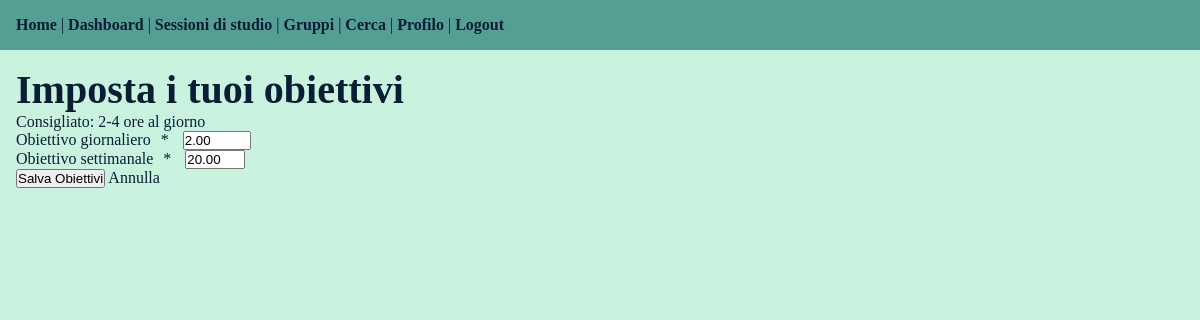
The app's page /users/profile/set-goal/ (signed in), older data.
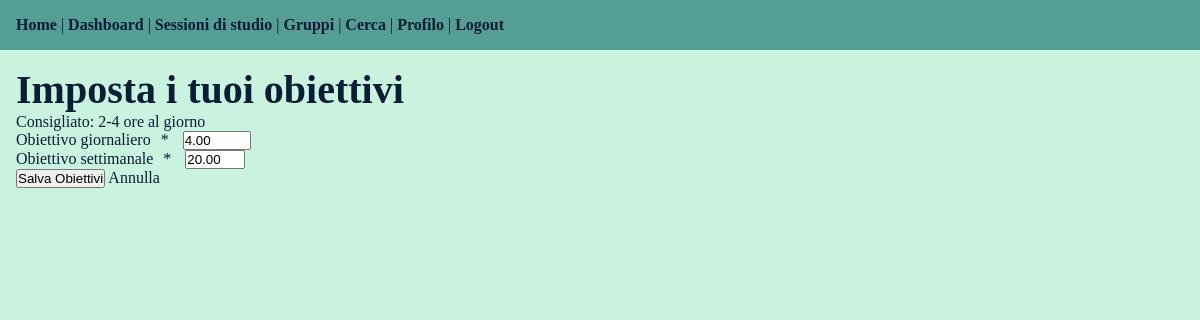
The same page, newer data.
### users/models.py (models this page shows, shortened)
class CustomUser(AbstractUser):
    USER_TYPE = (('Student', 'student'), ('Professional', 'professional'))
    user_type = models.CharField(max_length=20, choices=USER_TYPE, default='student')
    profile_picture = models.ImageField(upload_to='pfp', default='/pfp/nopfp.jpg')
    expertise_field = models.CharField(max_length=100, blank=True, null=True)
    bio = models.CharField(max_length=500, blank=True)
    daily_goal_hours = models.DecimalField(max_digits=4, decimal_places=2, default = 1, validators=[MinValueValidator(1.0), MaxValueValidator(24.0)]) #per impostare gli obiettivi personali
    weekly_goal_hours = models.DecimalField(max_digits=5, decimal_places=2, default = 1, validators=[MinValueValidator(1.0), MaxValueValidator(168.0)])
    friends = models.ManyToManyField('self', through='social.Friendship', symmetrical=True, blank = True, related_name='friend_of')

### users/views.py (the view)
# urls.py: path('profile/set-goal/', views.set_goal, name="set_goal"),
@login_required
def set_goal(request):
    if request.method=='POST':
        form = GoalSettingsForm(request.POST, instance=request.user)
        if form.is_valid():
            form.save()
            messages.success(request, 'obiettivo aggiunto')
            return redirect('users:profile')
    else:
        form = GoalSettingsForm(instance=request.user)
    return render(request, 'users/set_goal.html', {'form':form})

### users/forms.py
class GoalSettingsForm(forms.ModelForm):
    class Meta:
        model = CustomUser
        fields = ['daily_goal_hours', 'weekly_goal_hours']
        labels = {'daily_goal_hours': 'Obiettivo giornaliero', 'weekly_goal_hours': 'Obiettivo settimanale'}
        widgets = {'daily_goal_hours': forms.NumberInput(attrs={'step': '0.5', 'min': '0.0', 'max': '24'}), 'weekly_goal_hours': forms.NumberInput(attrs={'step': '1', 'min': '0.0', 'max': '168'})}

### users/templates/users/set_goal.html (shortened to what this page needs)
{% extends 'dashboard.html' %}
{% load crispy_forms_tags %}
{% block content %}
<div>
    <h2>Imposta i tuoi obiettivi</h2>
    <p>Consigliato: 2-4 ore al giorno </p>
            <form method="post">
                {{ form|crispy }}
                <button type="submit" >Salva Obiettivi</button>
                <a href="{% url 'users:profile' %}">Annulla</a>
            </form>
 </div>
{% endblock %}

Row changes from the older to the newer data that the page shows:
changed CustomUser: daily_goal_hours "2.00" → "4.00"
